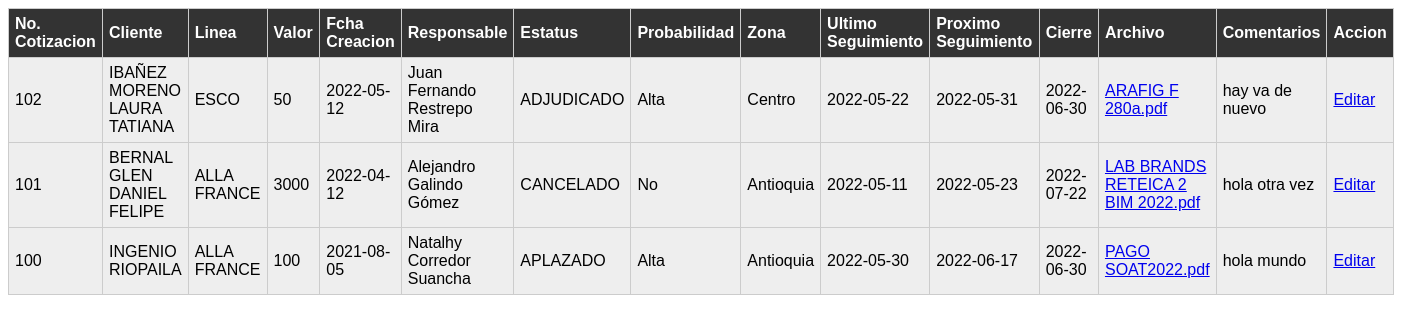
Screenshot of /subir/old/listar100.php with the database file from the repository.
### tables this page shows
CREATE TABLE IF NOT EXISTS `tbl_cotizacion` (
  `id_registro` int(11) NOT NULL AUTO_INCREMENT,
  `id_cotizacion` int(11) NOT NULL,
  `id_cliente` varchar(20) NOT NULL,
  `id_linea` int(11) NOT NULL,
  `valor` bigint(255) NOT NULL,
  `fecha_crea` date NOT NULL,
  `id_responsable` int(11) NOT NULL,
  `id_estatus` int(11) NOT NULL,
  `Probabilidad` varchar(11) NOT NULL,
  `id_zona` int(11) NOT NULL,
  `ultseg_fecha` date NOT NULL,
  `proxseg_fecha` date NOT NULL,
  `cierre_fecha` date NOT NULL,
  `archivo` varchar(255) NOT NULL,
  `id_usuario` int(11) NOT NULL,
  `comentarios` varchar(200) NOT NULL,
  `Supervisor` varchar(11) NOT NULL,
  PRIMARY KEY (`id_registro`)
);

CREATE TABLE IF NOT EXISTS `tbl_cliente` (
  `id_cliente` varchar(15) NOT NULL,
  `nombre_cliente` varchar(100) NOT NULL,
  PRIMARY KEY (`id_cliente`)
);

CREATE TABLE IF NOT EXISTS `tbl_linea` (
  `id_linea` int(11) NOT NULL,
  `nombre_linea` varchar(255) NOT NULL,
  PRIMARY KEY (`id_linea`)
);

CREATE TABLE IF NOT EXISTS `tbl_responsable` (
  `id_responsable` int(11) NOT NULL,
  `nombre_responsable` varchar(50) NOT NULL,
  `ini_responsable` varchar(11) NOT NULL,
  `Supervisor` varchar(11) NOT NULL,
  PRIMARY KEY (`id_responsable`)
);

CREATE TABLE IF NOT EXISTS `tbl_estatus` (
  `id_estatus` int(11) NOT NULL,
  `nombre_estatus` varchar(20) NOT NULL,
  PRIMARY KEY (`id_estatus`),
  KEY `id_estatus` (`id_estatus`),
  KEY `id_estatus_2` (`id_estatus`)
);

CREATE TABLE IF NOT EXISTS `tbl_zona` (
  `id_zona` int(11) NOT NULL,
  `nombre_zona` varchar(50) NOT NULL,
  PRIMARY KEY (`id_zona`)
);

### cotizaciones/subir/config.inc.php (called while the page is built, shortened)
<?php
class Conect_MySql {
     var $obj = array ( "dbname"	=>	"ingresar",
                       "dbuser"		=>	"admin"		,
                       "dbpwd"		=>	"Q!w2e3r4t5"		,
                       "dbhost"		=>	"localhost"	);
     var $db_connect_id = "";
    private function connect(){
		$this->db_connect_id = mysqli_connect($this->obj['dbhost'],$this->obj['dbuser'],$this->obj['dbpwd'],$this->obj['dbname']);
  }
function execute($query) {
        $this->q_id = mysqli_query($this->db_connect_id,$query);
	return $this->q_id;
    }
  public function fetch_row($q_id = "") {
        $result = mysqli_fetch_array($q_id);
        return $result;
    }
}
?>

### subir/old/listar100.php (the view, shortened to what this page needs)
<!DOCTYPE html>
<html>
    <head>
    </head>
    <body>
       <form>
    		<center><table width="20%">
            <tr>
                <th width="200">No. Cotizacion</th>
                <th width="105">Cliente</th>
                <th width="116">Linea</th>
                <th width="446">Valor</th>
                <th width="102">Fcha Creacion</th>
                <th width="120">Responsable</th>
                <th width="112">Estatus</th>
                <th width="150">Probabilidad</th>
                <th width="105">Zona</th>
                <th width="116">Ultimo Seguimiento</th>
                <th width="446">Proximo Seguimiento</th>
                <th width="102">Cierre</th>
                <th width="120">Archivo</th>
                <th width="112">Comentarios</th>
				<th width="112">Accion</th>
            </tr>
        <?php
        include 'config.inc.php';
        $db=new Conect_MySql();
            $sql = "SELECT id_cotizacion, tbl_cliente.nombre_cliente, tbl_linea.nombre_linea, valor, fecha_crea, tbl_responsable.nombre_responsable, tbl_estatus.nombre_estatus, probabilidad, tbl_zona.nombre_zona, ultseg_fecha, proxseg_fecha, cierre_fecha,archivo,comentarios FROM tbl_cotizacion INNER JOIN tbl_cliente ON tbl_cotizacion.id_cliente = tbl_cliente.id_cliente INNER JOIN tbl_responsable ON tbl_cotizacion.id_responsable = tbl_responsable.id_responsable INNER JOIN tbl_estatus ON tbl_cotizacion.id_estatus = tbl_estatus.id_estatus INNER JOIN tbl_zona ON tbl_cotizacion.id_zona = tbl_zona.id_zona INNER JOIN tbl_linea ON tbl_cotizacion.id_linea = tbl_linea.id_linea WHERE  valor < '100000000'  order by fecha_crea desc;";
			$query = $db->execute($sql);
            while($datos=$db->fetch_row($query)){?>
            <tr>
                <td><?php echo $datos['id_cotizacion']; ?></td>
                <td><?php echo $datos['nombre_cliente']; ?></td>
				<td><?php echo $datos['nombre_linea']; ?></td>
				<td><?php echo $datos['valor']; ?></td>
				<td><?php echo $datos['fecha_crea']; ?></td>
				<td><?php echo $datos['nombre_responsable']; ?></td>
				<td><?php echo $datos['nombre_estatus']; ?></td>
				<td><?php echo $datos['probabilidad']; ?></td>
				<td><?php echo $datos['nombre_zona']; ?></td>
                <td><?php echo $datos['ultseg_fecha']; ?></td>
               	<td><?php echo $datos['proxseg_fecha']; ?></td>
                <td><?php echo $datos['cierre_fecha']; ?></td>
                <td><a href="archivo_r.php?id=<?php echo $datos['id_cotizacion']?>"><?php echo $datos['archivo']; ?></a></td>
				<td><font site="1px"><?php echo $datos['comentarios']; ?></td>
               	<td><a  class="myButton" title="Aquí para nuevas modificaciones" href="editar_r.php?id=<?php echo $datos['id_cotizacion']?>">Editar</a>
              </tr>
          <?php  } ?>
        </table>
    </form>
    </body>
</html>

### subir/old/listar100.php (style rules this page uses)
* body { background:url(); font-family:"BrowalliaUPC", Gadget, sans-serif; }
table { background:#EEE; width: 100%; border-collapse: collapse; }
tr:nth-of-type(odd) { background: #eee; }
th { background: #333; color: white; font-weight: bold; }
td, th { padding: 6px; border: 1px solid #ccc; text-align: left; }

### rows the page displays
tbl_cotizacion: id_cotizacion "102", id_cliente.nombre_cliente "IBAÑEZ MORENO LAURA TATIANA", id_linea.nombre_linea "ESCO", valor "50", fecha_crea "2022-05-12", id_responsable.nombre_responsable "Juan Fernando Restrepo Mira", id_estatus.nombre_estatus "ADJUDICADO", Probabilidad "Alta", id_zona.nombre_zona "Centro", ultseg_fecha "2022-05-22", proxseg_fecha "2022-05-31", cierre_fecha "2022-06-30", archivo "ARAFIG F 280a.pdf", comentarios "hay va de nuevo"
tbl_cotizacion: id_cotizacion "101", id_cliente.nombre_cliente "BERNAL GLEN DANIEL FELIPE", id_linea.nombre_linea "ALLA FRANCE", valor "3000", fecha_crea "2022-04-12", id_responsable.nombre_responsable "Alejandro Galindo Gómez", id_estatus.nombre_estatus "CANCELADO", Probabilidad "No", id_zona.nombre_zona "Antioquia", ultseg_fecha "2022-05-11", proxseg_fecha "2022-05-23", cierre_fecha "2022-07-22", archivo "LAB BRANDS RETEICA 2 BIM 2022.pdf", comentarios "hola otra vez"
tbl_cotizacion: id_cotizacion "100", id_cliente.nombre_cliente "INGENIO RIOPAILA", id_linea.nombre_linea "ALLA FRANCE", valor "100", fecha_crea "2021-08-05", id_responsable.nombre_responsable "Natalhy Corredor Suancha", id_estatus.nombre_estatus "APLAZADO", Probabilidad "Alta", id_zona.nombre_zona "Antioquia", ultseg_fecha "2022-05-30", proxseg_fecha "2022-06-17", cierre_fecha "2022-06-30", archivo "PAGO SOAT2022.pdf", comentarios "hola mundo"
